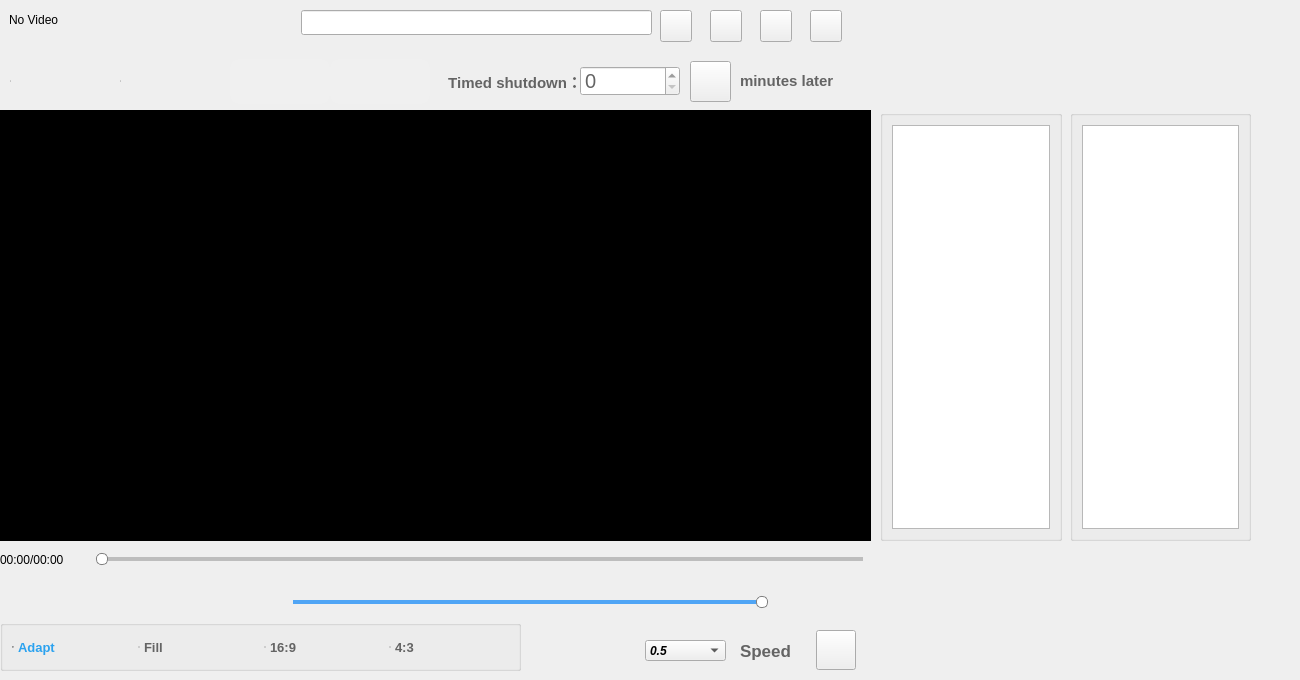
<?xml version="1.0" encoding="UTF-8"?>
<ui version="4.0">
 <class>Portrait</class>
 <widget class="QWidget" name="Portrait">
  <property name="geometry">
   <rect>
    <x>0</x>
    <y>0</y>
    <width>1300</width>
    <height>680</height>
   </rect>
  </property>
  <property name="windowTitle">
   <string>Form</string>
  </property>
  <widget class="QWidget" name="widget_3" native="true">
   <property name="geometry">
    <rect>
     <x>0</x>
     <y>540</y>
     <width>871</width>
     <height>40</height>
    </rect>
   </property>
   <property name="minimumSize">
    <size>
     <width>0</width>
     <height>40</height>
    </size>
   </property>
   <property name="maximumSize">
    <size>
     <width>16777215</width>
     <height>40</height>
    </size>
   </property>
   <layout class="QGridLayout" name="gridLayout">
    <item row="0" column="0">
     <widget class="QLabel" name="LabRatio">
      <property name="minimumSize">
       <size>
        <width>86</width>
        <height>22</height>
       </size>
      </property>
      <property name="maximumSize">
       <size>
        <width>86</width>
        <height>22</height>
       </size>
      </property>
      <property name="text">
       <string>00:00/00:00</string>
      </property>
     </widget>
    </item>
    <item row="0" column="1">
     <widget class="QSlider" name="sliderPosition">
      <property name="styleSheet">
       <string notr="true">QSlider::groove:horizontal { 
	border: 1px solid gray;
	height: 2px; 
	left: 8px; 
	right: 8px; 
} 

QSlider::handle:horizontal { 
	border: 1px solid gray; 
	background:white;
	border-radius: 5px;
	width: 10px; 
	height: 10px; 
	margin: -5px; 
} 

QSlider::add-page:horizontal{ 
	background: rgb(189, 189, 189); 
} 
QSlider::sub-page:horizontal{ 
	background: rgb(80, 165, 245); 
}
</string>
      </property>
      <property name="tracking">
       <bool>false</bool>
      </property>
      <property name="orientation">
       <enum>Qt::Horizontal</enum>
      </property>
     </widget>
    </item>
   </layout>
  </widget>
  <widget class="QWidget" name="widget_4" native="true">
   <property name="geometry">
    <rect>
     <x>0</x>
     <y>50</y>
     <width>871</width>
     <height>63</height>
    </rect>
   </property>
   <property name="minimumSize">
    <size>
     <width>871</width>
     <height>63</height>
    </size>
   </property>
   <property name="maximumSize">
    <size>
     <width>871</width>
     <height>63</height>
    </size>
   </property>
   <widget class="QCheckBox" name="checkBox_LB">
    <property name="geometry">
     <rect>
      <x>10</x>
      <y>11</y>
      <width>100</width>
      <height>40</height>
     </rect>
    </property>
    <property name="minimumSize">
     <size>
      <width>100</width>
      <height>40</height>
     </size>
    </property>
    <property name="maximumSize">
     <size>
      <width>100</width>
      <height>40</height>
     </size>
    </property>
    <property name="font">
     <font>
      <pointsize>12</pointsize>
      <bold>true</bold>
     </font>
    </property>
    <property name="styleSheet">
     <string notr="true">QCheckBox::indicator::unchecked{
	width:0px;
	height:0px;
    color:rgb(0, 0, 0);
	text-align:center;
}
QCheckBox::indicator::checked{
	width:0px;
	height:0px;
	color:rgb(43,162, 239);
	text-align:center;
}
QCheckBox::unchecked{
    color:rgb(0, 0, 0);
	text-align:center;
}
QCheckBox::checked{
	color:rgb(43,162, 239);
	text-align:center;
}
QCheckBox{
	background-image: url(:/images/iamge1/lb_list-top.png);
	background-repeat: no-repeat;
	background-origin: padding;
	background-position: center;
	border: none;
    color:rgb(0, 0, 0);
	text-align:left;
	border-radius:10px;
}</string>
    </property>
    <property name="text">
     <string/>
    </property>
   </widget>
   <widget class="QCheckBox" name="checkBox_DQ">
    <property name="geometry">
     <rect>
      <x>120</x>
      <y>11</y>
      <width>100</width>
      <height>40</height>
     </rect>
    </property>
    <property name="minimumSize">
     <size>
      <width>100</width>
      <height>40</height>
     </size>
    </property>
    <property name="maximumSize">
     <size>
      <width>100</width>
      <height>40</height>
     </size>
    </property>
    <property name="font">
     <font>
      <pointsize>12</pointsize>
      <bold>true</bold>
     </font>
    </property>
    <property name="styleSheet">
     <string notr="true">QCheckBox::indicator::unchecked{
	width:0px;
	height:0px;
    color:rgb(0, 0, 0);
	text-align:center;
}
QCheckBox::indicator::checked{
	width:0px;
	height:0px;
	color:rgb(43,162, 239);
	text-align:center;
}
QCheckBox::unchecked{
    color:rgb(0, 0, 0);
	text-align:center;
}
QCheckBox::checked{
	color:rgb(43,162, 239);
	text-align:center;
}
QCheckBox{

	background-image: url(:/images/iamge1/bfyc_play-once.png);
	background-repeat: no-repeat;
	background-origin: padding;
	background-position: center;
	border: none;
    color:rgb(0, 0, 0);
	text-align:left;
	border-radius:10px;
}</string>
    </property>
    <property name="text">
     <string/>
    </property>
    <property name="checked">
     <bool>true</bool>
    </property>
   </widget>
   <widget class="QPushButton" name="btnAdd">
    <property name="geometry">
     <rect>
      <x>330</x>
      <y>9</y>
      <width>100</width>
      <height>45</height>
     </rect>
    </property>
    <property name="minimumSize">
     <size>
      <width>100</width>
      <height>45</height>
     </size>
    </property>
    <property name="maximumSize">
     <size>
      <width>100</width>
      <height>45</height>
     </size>
    </property>
    <property name="font">
     <font>
      <pointsize>14</pointsize>
      <bold>true</bold>
     </font>
    </property>
    <property name="styleSheet">
     <string notr="true">QPushButton
{
    background-image: url(:/images/iamge1/sp_videoxx.png);
    background-repeat: no-repeat;
	background-position: center;
	padding-left:0px;
	border: none;
    background-color: rgb(240,240, 240);    
    color:rgb(0, 0, 0);
	text-align:right;
	border-radius:10px;
}
</string>
    </property>
    <property name="text">
     <string/>
    </property>
   </widget>
   <widget class="QSpinBox" name="spinBox">
    <property name="geometry">
     <rect>
      <x>580</x>
      <y>16</y>
      <width>100</width>
      <height>30</height>
     </rect>
    </property>
    <property name="minimumSize">
     <size>
      <width>100</width>
      <height>30</height>
     </size>
    </property>
    <property name="maximumSize">
     <size>
      <width>100</width>
      <height>30</height>
     </size>
    </property>
    <property name="font">
     <font>
      <pointsize>15</pointsize>
     </font>
    </property>
    <property name="styleSheet">
     <string notr="true">
    color:rgb(100, 100, 100);</string>
    </property>
    <property name="maximum">
     <number>100</number>
    </property>
    <property name="singleStep">
     <number>1</number>
    </property>
   </widget>
   <widget class="QPushButton" name="pushButton_2">
    <property name="geometry">
     <rect>
      <x>690</x>
      <y>11</y>
      <width>41</width>
      <height>41</height>
     </rect>
    </property>
    <property name="minimumSize">
     <size>
      <width>41</width>
      <height>41</height>
     </size>
    </property>
    <property name="maximumSize">
     <size>
      <width>41</width>
      <height>41</height>
     </size>
    </property>
    <property name="font">
     <font>
      <pointsize>11</pointsize>
      <bold>true</bold>
     </font>
    </property>
    <property name="styleSheet">
     <string notr="true">border-image: url(:/images/iamge1/yjt_arrow-circle-right.png);
</string>
    </property>
    <property name="text">
     <string/>
    </property>
   </widget>
   <widget class="QLabel" name="label_3">
    <property name="geometry">
     <rect>
      <x>740</x>
      <y>11</y>
      <width>131</width>
      <height>40</height>
     </rect>
    </property>
    <property name="minimumSize">
     <size>
      <width>131</width>
      <height>40</height>
     </size>
    </property>
    <property name="maximumSize">
     <size>
      <width>131</width>
      <height>40</height>
     </size>
    </property>
    <property name="font">
     <font>
      <pointsize>11</pointsize>
      <bold>true</bold>
     </font>
    </property>
    <property name="styleSheet">
     <string notr="true">color:rgb(100, 100, 100);</string>
    </property>
    <property name="text">
     <string>minutes later</string>
    </property>
   </widget>
   <widget class="QLabel" name="label_2">
    <property name="geometry">
     <rect>
      <x>440</x>
      <y>11</y>
      <width>142</width>
      <height>40</height>
     </rect>
    </property>
    <property name="minimumSize">
     <size>
      <width>142</width>
      <height>40</height>
     </size>
    </property>
    <property name="maximumSize">
     <size>
      <width>142</width>
      <height>40</height>
     </size>
    </property>
    <property name="font">
     <font>
      <pointsize>11</pointsize>
      <bold>true</bold>
     </font>
    </property>
    <property name="styleSheet">
     <string notr="true">color:rgb(100, 100, 100);</string>
    </property>
    <property name="text">
     <string>Timed shutdown：</string>
    </property>
    <property name="alignment">
     <set>Qt::AlignRight|Qt::AlignTrailing|Qt::AlignVCenter</set>
    </property>
   </widget>
   <widget class="QPushButton" name="btnAdd_File">
    <property name="geometry">
     <rect>
      <x>230</x>
      <y>9</y>
      <width>100</width>
      <height>45</height>
     </rect>
    </property>
    <property name="minimumSize">
     <size>
      <width>100</width>
      <height>45</height>
     </size>
    </property>
    <property name="maximumSize">
     <size>
      <width>100</width>
      <height>45</height>
     </size>
    </property>
    <property name="font">
     <font>
      <pointsize>14</pointsize>
      <bold>true</bold>
     </font>
    </property>
    <property name="styleSheet">
     <string notr="true">QPushButton
{
	background-image: url(:/images/iamge1/xqlbview-list.png);
	background-repeat: no-repeat;
	background-position: center;
	padding-left:0px;
	border: none;
    background-color: rgb(240,240, 240);    
    color:rgb(0, 0, 0);
	text-align:right;
	border-radius:10px;
}
</string>
    </property>
    <property name="text">
     <string/>
    </property>
   </widget>
  </widget>
  <widget class="QWidget" name="widget" native="true">
   <property name="geometry">
    <rect>
     <x>0</x>
     <y>580</y>
     <width>871</width>
     <height>45</height>
    </rect>
   </property>
   <property name="minimumSize">
    <size>
     <width>0</width>
     <height>45</height>
    </size>
   </property>
   <property name="maximumSize">
    <size>
     <width>16777215</width>
     <height>45</height>
    </size>
   </property>
   <layout class="QHBoxLayout" name="horizontalLayout">
    <property name="spacing">
     <number>9</number>
    </property>
    <property name="leftMargin">
     <number>1</number>
    </property>
    <property name="topMargin">
     <number>1</number>
    </property>
    <property name="rightMargin">
     <number>1</number>
    </property>
    <property name="bottomMargin">
     <number>1</number>
    </property>
    <item>
     <widget class="QPushButton" name="btnPlay">
      <property name="minimumSize">
       <size>
        <width>40</width>
        <height>40</height>
       </size>
      </property>
      <property name="styleSheet">
       <string notr="true">border-radius:10px;
border-image: url(:/images/iamge1/bofang_play-one.png);</string>
      </property>
      <property name="text">
       <string/>
      </property>
     </widget>
    </item>
    <item>
     <widget class="QPushButton" name="btnPause">
      <property name="minimumSize">
       <size>
        <width>40</width>
        <height>40</height>
       </size>
      </property>
      <property name="styleSheet">
       <string notr="true">border-radius:10px;
border-image: url(:/images/iamge1/zt_pause.png);</string>
      </property>
      <property name="text">
       <string/>
      </property>
     </widget>
    </item>
    <item>
     <widget class="QPushButton" name="btnStop">
      <property name="minimumSize">
       <size>
        <width>30</width>
        <height>30</height>
       </size>
      </property>
      <property name="maximumSize">
       <size>
        <width>30</width>
        <height>30</height>
       </size>
      </property>
      <property name="styleSheet">
       <string notr="true">border-radius:10px;
border-image: url(:/images/iamge1/tc_fill.png);</string>
      </property>
      <property name="text">
       <string/>
      </property>
     </widget>
    </item>
    <item>
     <widget class="QPushButton" name="btnPlay_2">
      <property name="minimumSize">
       <size>
        <width>40</width>
        <height>40</height>
       </size>
      </property>
      <property name="styleSheet">
       <string notr="true">border-radius:10px;
border-image: url(:/images/iamge1/z1_left-one.png);</string>
      </property>
      <property name="text">
       <string/>
      </property>
     </widget>
    </item>
    <item>
     <widget class="QPushButton" name="btnPlay_3">
      <property name="minimumSize">
       <size>
        <width>40</width>
        <height>40</height>
       </size>
      </property>
      <property name="styleSheet">
       <string notr="true">border-radius:10px;
border-image: url(:/images/iamge1/y1_right-one.png);</string>
      </property>
      <property name="text">
       <string/>
      </property>
     </widget>
    </item>
    <item>
     <widget class="QPushButton" name="btnSound">
      <property name="minimumSize">
       <size>
        <width>40</width>
        <height>40</height>
       </size>
      </property>
      <property name="styleSheet">
       <string notr="true">border-image: url(:/images/iamge1/syd.png);</string>
      </property>
      <property name="text">
       <string/>
      </property>
      <property name="flat">
       <bool>true</bool>
      </property>
     </widget>
    </item>
    <item>
     <widget class="QSlider" name="sliderVolumn">
      <property name="minimumSize">
       <size>
        <width>0</width>
        <height>40</height>
       </size>
      </property>
      <property name="styleSheet">
       <string notr="true">QSlider::groove:horizontal { 
	border: 1px solid gray;
	height: 2px; 
	left: 8px; 
	right: 8px; 
} 

QSlider::handle:horizontal { 
	border: 1px solid gray; 
	background:white;
	border-radius: 5px;
	width: 10px; 
	height: 10px; 
	margin: -5px; 
} 

QSlider::add-page:horizontal{ 
	background: rgb(189, 189, 189); 
} 
QSlider::sub-page:horizontal{ 
	background: rgb(80, 165, 245); 
}
</string>
      </property>
      <property name="maximum">
       <number>100</number>
      </property>
      <property name="value">
       <number>100</number>
      </property>
      <property name="orientation">
       <enum>Qt::Horizontal</enum>
      </property>
     </widget>
    </item>
    <item>
     <widget class="QPushButton" name="btnPlay_5">
      <property name="minimumSize">
       <size>
        <width>40</width>
        <height>40</height>
       </size>
      </property>
      <property name="styleSheet">
       <string notr="true">border-radius:10px;
border-image: url(:/images/iamge1/lsjl_history.png);</string>
      </property>
      <property name="text">
       <string/>
      </property>
     </widget>
    </item>
    <item>
     <widget class="QPushButton" name="btnPlay_4">
      <property name="minimumSize">
       <size>
        <width>40</width>
        <height>40</height>
       </size>
      </property>
      <property name="styleSheet">
       <string notr="true">border-radius:10px;
border-image: url(:/images/iamge1/lb2_list-two.png);</string>
      </property>
      <property name="text">
       <string/>
      </property>
     </widget>
    </item>
   </layout>
  </widget>
  <widget class="QWidget" name="widget_6" native="true">
   <property name="geometry">
    <rect>
     <x>0</x>
     <y>0</y>
     <width>871</width>
     <height>51</height>
    </rect>
   </property>
   <property name="minimumSize">
    <size>
     <width>0</width>
     <height>50</height>
    </size>
   </property>
   <property name="maximumSize">
    <size>
     <width>16777215</width>
     <height>70</height>
    </size>
   </property>
   <widget class="QLabel" name="LabCurMedia">
    <property name="geometry">
     <rect>
      <x>9</x>
      <y>0</y>
      <width>281</width>
      <height>40</height>
     </rect>
    </property>
    <property name="minimumSize">
     <size>
      <width>281</width>
      <height>40</height>
     </size>
    </property>
    <property name="font">
     <font>
      <pointsize>9</pointsize>
      <bold>false</bold>
     </font>
    </property>
    <property name="text">
     <string>No Video</string>
    </property>
   </widget>
   <widget class="QLineEdit" name="lineEdit">
    <property name="enabled">
     <bool>true</bool>
    </property>
    <property name="geometry">
     <rect>
      <x>301</x>
      <y>10</y>
      <width>351</width>
      <height>25</height>
     </rect>
    </property>
    <property name="minimumSize">
     <size>
      <width>351</width>
      <height>25</height>
     </size>
    </property>
    <property name="maximumSize">
     <size>
      <width>351</width>
      <height>25</height>
     </size>
    </property>
    <property name="font">
     <font>
      <pointsize>11</pointsize>
      <bold>true</bold>
     </font>
    </property>
   </widget>
   <widget class="QPushButton" name="pushButton_4">
    <property name="geometry">
     <rect>
      <x>660</x>
      <y>10</y>
      <width>32</width>
      <height>32</height>
     </rect>
    </property>
    <property name="minimumSize">
     <size>
      <width>32</width>
      <height>32</height>
     </size>
    </property>
    <property name="maximumSize">
     <size>
      <width>32</width>
      <height>32</height>
     </size>
    </property>
    <property name="font">
     <font>
      <pointsize>11</pointsize>
      <bold>true</bold>
     </font>
    </property>
    <property name="styleSheet">
     <string notr="true">border-image: url(:/images/iamge1/ss_search.png);</string>
    </property>
    <property name="text">
     <string/>
    </property>
   </widget>
   <widget class="QPushButton" name="pushButton_6">
    <property name="geometry">
     <rect>
      <x>760</x>
      <y>10</y>
      <width>32</width>
      <height>32</height>
     </rect>
    </property>
    <property name="minimumSize">
     <size>
      <width>32</width>
      <height>32</height>
     </size>
    </property>
    <property name="maximumSize">
     <size>
      <width>32</width>
      <height>32</height>
     </size>
    </property>
    <property name="font">
     <font>
      <pointsize>11</pointsize>
      <bold>true</bold>
     </font>
    </property>
    <property name="styleSheet">
     <string notr="true">border-image: url(:/images/iamge1/wdjz_document-folder.png);</string>
    </property>
    <property name="text">
     <string/>
    </property>
   </widget>
   <widget class="QPushButton" name="pushButton_7">
    <property name="geometry">
     <rect>
      <x>810</x>
      <y>10</y>
      <width>32</width>
      <height>32</height>
     </rect>
    </property>
    <property name="minimumSize">
     <size>
      <width>32</width>
      <height>32</height>
     </size>
    </property>
    <property name="maximumSize">
     <size>
      <width>32</width>
      <height>32</height>
     </size>
    </property>
    <property name="font">
     <font>
      <pointsize>11</pointsize>
      <bold>true</bold>
     </font>
    </property>
    <property name="styleSheet">
     <string notr="true">border-image: url(:/images/iamge1/qhan_switch-button.png);</string>
    </property>
    <property name="text">
     <string/>
    </property>
   </widget>
   <widget class="QGroupBox" name="groupBox_3">
    <property name="geometry">
     <rect>
      <x>710</x>
      <y>10</y>
      <width>32</width>
      <height>32</height>
     </rect>
    </property>
    <property name="minimumSize">
     <size>
      <width>32</width>
      <height>32</height>
     </size>
    </property>
    <property name="maximumSize">
     <size>
      <width>32</width>
      <height>32</height>
     </size>
    </property>
    <property name="font">
     <font>
      <pointsize>15</pointsize>
      <bold>true</bold>
     </font>
    </property>
    <property name="styleSheet">
     <string notr="true">color:rgb(100, 100, 100);</string>
    </property>
    <property name="title">
     <string/>
    </property>
    <widget class="QPushButton" name="pushButton_5">
     <property name="enabled">
      <bool>true</bool>
     </property>
     <property name="geometry">
      <rect>
       <x>0</x>
       <y>0</y>
       <width>32</width>
       <height>32</height>
      </rect>
     </property>
     <property name="styleSheet">
      <string notr="true">border-image: url(:/images/iamge1/ztsx_overall-reduction.png);</string>
     </property>
     <property name="text">
      <string/>
     </property>
    </widget>
   </widget>
  </widget>
  <widget class="QGroupBox" name="groupBox_4">
   <property name="geometry">
    <rect>
     <x>0</x>
     <y>620</y>
     <width>521</width>
     <height>51</height>
    </rect>
   </property>
   <property name="minimumSize">
    <size>
     <width>0</width>
     <height>0</height>
    </size>
   </property>
   <property name="maximumSize">
    <size>
     <width>9999</width>
     <height>9999</height>
    </size>
   </property>
   <property name="font">
    <font>
     <pointsize>15</pointsize>
     <bold>true</bold>
    </font>
   </property>
   <property name="styleSheet">
    <string notr="true">QGroupBox::title {

	image: url(:/images/iamge1/qpbf_full-screen-play.png);
}</string>
   </property>
   <property name="title">
    <string/>
   </property>
   <layout class="QGridLayout" name="gridLayout_4">
    <item row="0" column="1">
     <widget class="QRadioButton" name="radioButton">
      <property name="font">
       <font>
        <pointsize>10</pointsize>
        <bold>true</bold>
       </font>
      </property>
      <property name="styleSheet">
       <string notr="true">QRadioButton::indicator::unchecked{
	width:0px;
	height:0px;
    color:rgb(100, 100, 100);
	text-align:center;
}
QRadioButton::indicator::checked{
	width:0px;
	height:0px;
	color:rgb(43,162, 239);
	text-align:center;
}
QRadioButton::unchecked{
    color:rgb(100, 100, 100);
	text-align:center;
}
QRadioButton::checked{
	color:rgb(43,162, 239);
	text-align:center;
}
QRadioButton{
	text-align:center;
	border-radius:10px;
}</string>
      </property>
      <property name="text">
       <string>Fill</string>
      </property>
     </widget>
    </item>
    <item row="0" column="0">
     <widget class="QRadioButton" name="radioButton_2">
      <property name="font">
       <font>
        <pointsize>10</pointsize>
        <bold>true</bold>
       </font>
      </property>
      <property name="styleSheet">
       <string notr="true">QRadioButton::indicator::unchecked{
	width:0px;
	height:0px;
    color:rgb(100, 100, 100);
	text-align:center;
}
QRadioButton::indicator::checked{
	width:0px;
	height:0px;
	color:rgb(43,162, 239);
	text-align:center;
}
QRadioButton::unchecked{
    color:rgb(100, 100, 100);
	text-align:center;
}
QRadioButton::checked{
	color:rgb(43,162, 239);
	text-align:center;
}
QRadioButton{
	text-align:center;
	border-radius:10px;
}</string>
      </property>
      <property name="text">
       <string>Adapt</string>
      </property>
      <property name="checkable">
       <bool>true</bool>
      </property>
      <property name="checked">
       <bool>true</bool>
      </property>
     </widget>
    </item>
    <item row="0" column="2">
     <widget class="QRadioButton" name="radioButton_5">
      <property name="font">
       <font>
        <pointsize>10</pointsize>
        <bold>true</bold>
       </font>
      </property>
      <property name="styleSheet">
       <string notr="true">QRadioButton::indicator::unchecked{
	width:0px;
	height:0px;
    color:rgb(100, 100, 100);
	text-align:center;
}
QRadioButton::indicator::checked{
	width:0px;
	height:0px;
	color:rgb(43,162, 239);
	text-align:center;
}
QRadioButton::unchecked{
    color:rgb(100, 100, 100);
	text-align:center;
}
QRadioButton::checked{
	color:rgb(43,162, 239);
	text-align:center;
}
QRadioButton{
	text-align:center;
	border-radius:10px;
}</string>
      </property>
      <property name="text">
       <string>16:9</string>
      </property>
     </widget>
    </item>
    <item row="0" column="3">
     <widget class="QRadioButton" name="radioButton_6">
      <property name="font">
       <font>
        <pointsize>10</pointsize>
        <bold>true</bold>
       </font>
      </property>
      <property name="styleSheet">
       <string notr="true">QRadioButton::indicator::unchecked{
	width:0px;
	height:0px;
    color:rgb(100, 100, 100);
	text-align:center;
}
QRadioButton::indicator::checked{
	width:0px;
	height:0px;
	color:rgb(43,162, 239);
	text-align:center;
}
QRadioButton::unchecked{
    color:rgb(100, 100, 100);
	text-align:center;
}
QRadioButton::checked{
	color:rgb(43,162, 239);
	text-align:center;
}
QRadioButton{
	text-align:center;
	border-radius:10px;
}</string>
      </property>
      <property name="text">
       <string>4:3</string>
      </property>
     </widget>
    </item>
   </layout>
  </widget>
  <widget class="QPushButton" name="pushButton_3">
   <property name="geometry">
    <rect>
     <x>816</x>
     <y>630</y>
     <width>40</width>
     <height>40</height>
    </rect>
   </property>
   <property name="minimumSize">
    <size>
     <width>40</width>
     <height>40</height>
    </size>
   </property>
   <property name="maximumSize">
    <size>
     <width>40</width>
     <height>40</height>
    </size>
   </property>
   <property name="font">
    <font>
     <pointsize>11</pointsize>
     <bold>true</bold>
    </font>
   </property>
   <property name="styleSheet">
    <string notr="true">border-image: url(:/images/iamge1/spwj_video-file.png);</string>
   </property>
   <property name="text">
    <string/>
   </property>
  </widget>
  <widget class="QPushButton" name="pushButton">
   <property name="geometry">
    <rect>
     <x>580</x>
     <y>630</y>
     <width>40</width>
     <height>40</height>
    </rect>
   </property>
   <property name="minimumSize">
    <size>
     <width>40</width>
     <height>40</height>
    </size>
   </property>
   <property name="maximumSize">
    <size>
     <width>40</width>
     <height>40</height>
    </size>
   </property>
   <property name="font">
    <font>
     <pointsize>11</pointsize>
     <bold>true</bold>
    </font>
   </property>
   <property name="styleSheet">
    <string notr="true">border-radius:10px;
border-image: url(:/images/iamge1/kz_extend.png);

    color:rgb(100, 100, 100);</string>
   </property>
   <property name="text">
    <string/>
   </property>
  </widget>
  <widget class="QLabel" name="label">
   <property name="geometry">
    <rect>
     <x>740</x>
     <y>626</y>
     <width>52</width>
     <height>49</height>
    </rect>
   </property>
   <property name="font">
    <font>
     <pointsize>13</pointsize>
     <bold>true</bold>
    </font>
   </property>
   <property name="styleSheet">
    <string notr="true">
    color:rgb(100, 100, 100);</string>
   </property>
   <property name="text">
    <string>Speed</string>
   </property>
  </widget>
  <widget class="QComboBox" name="comboBox">
   <property name="geometry">
    <rect>
     <x>645</x>
     <y>640</y>
     <width>81</width>
     <height>21</height>
    </rect>
   </property>
   <property name="font">
    <font>
     <italic>true</italic>
     <bold>true</bold>
    </font>
   </property>
   <property name="styleSheet">
    <string notr="true"/>
   </property>
   <item>
    <property name="text">
     <string>0.5</string>
    </property>
   </item>
   <item>
    <property name="text">
     <string>1</string>
    </property>
   </item>
   <item>
    <property name="text">
     <string>1.5</string>
    </property>
   </item>
  </widget>
  <widget class="QWidget" name="widget_2" native="true">
   <property name="geometry">
    <rect>
     <x>0</x>
     <y>110</y>
     <width>871</width>
     <height>431</height>
    </rect>
   </property>
   <layout class="QGridLayout" name="gridLayout_9">
    <item row="0" column="0">
     <widget class="QmyVideoWidget" name="videoWidget" native="true">
      <property name="minimumSize">
       <size>
        <width>0</width>
        <height>0</height>
       </size>
      </property>
      <property name="styleSheet">
       <string notr="true">background-color: rgb(0, 0, 0);</string>
      </property>
     </widget>
    </item>
   </layout>
  </widget>
  <widget class="QGroupBox" name="groupBox_2">
   <property name="geometry">
    <rect>
     <x>880</x>
     <y>110</y>
     <width>182</width>
     <height>431</height>
    </rect>
   </property>
   <property name="minimumSize">
    <size>
     <width>0</width>
     <height>0</height>
    </size>
   </property>
   <property name="maximumSize">
    <size>
     <width>99999</width>
     <height>99999</height>
    </size>
   </property>
   <property name="font">
    <font>
     <pointsize>15</pointsize>
     <bold>true</bold>
    </font>
   </property>
   <property name="styleSheet">
    <string notr="true">
QGroupBox::title {

	image: url(:/images/iamge1/lsjl_history.png);
}</string>
   </property>
   <property name="title">
    <string/>
   </property>
   <layout class="QGridLayout" name="gridLayout_5">
    <item row="0" column="0">
     <widget class="QPlainTextEdit" name="plainTextEdit"/>
    </item>
   </layout>
  </widget>
  <widget class="QGroupBox" name="groupBox">
   <property name="geometry">
    <rect>
     <x>1070</x>
     <y>110</y>
     <width>181</width>
     <height>431</height>
    </rect>
   </property>
   <property name="minimumSize">
    <size>
     <width>0</width>
     <height>0</height>
    </size>
   </property>
   <property name="maximumSize">
    <size>
     <width>9999</width>
     <height>9999</height>
    </size>
   </property>
   <property name="font">
    <font>
     <pointsize>15</pointsize>
     <bold>true</bold>
    </font>
   </property>
   <property name="styleSheet">
    <string notr="true">
QGroupBox::title {
width:40px;
height；40px;
	image: url(:/images/iamge1/lb2_list-two.png);
}</string>
   </property>
   <property name="title">
    <string/>
   </property>
   <layout class="QGridLayout" name="gridLayout_3">
    <item row="0" column="0">
     <widget class="QListWidget" name="listWidget"/>
    </item>
   </layout>
  </widget>
 </widget>
 <customwidgets>
  <customwidget>
   <class>QmyVideoWidget</class>
   <extends>QWidget</extends>
   <header location="global">qmyvideowidget.h</header>
   <container>1</container>
  </customwidget>
 </customwidgets>
 <resources/>
 <connections/>
</ui>
